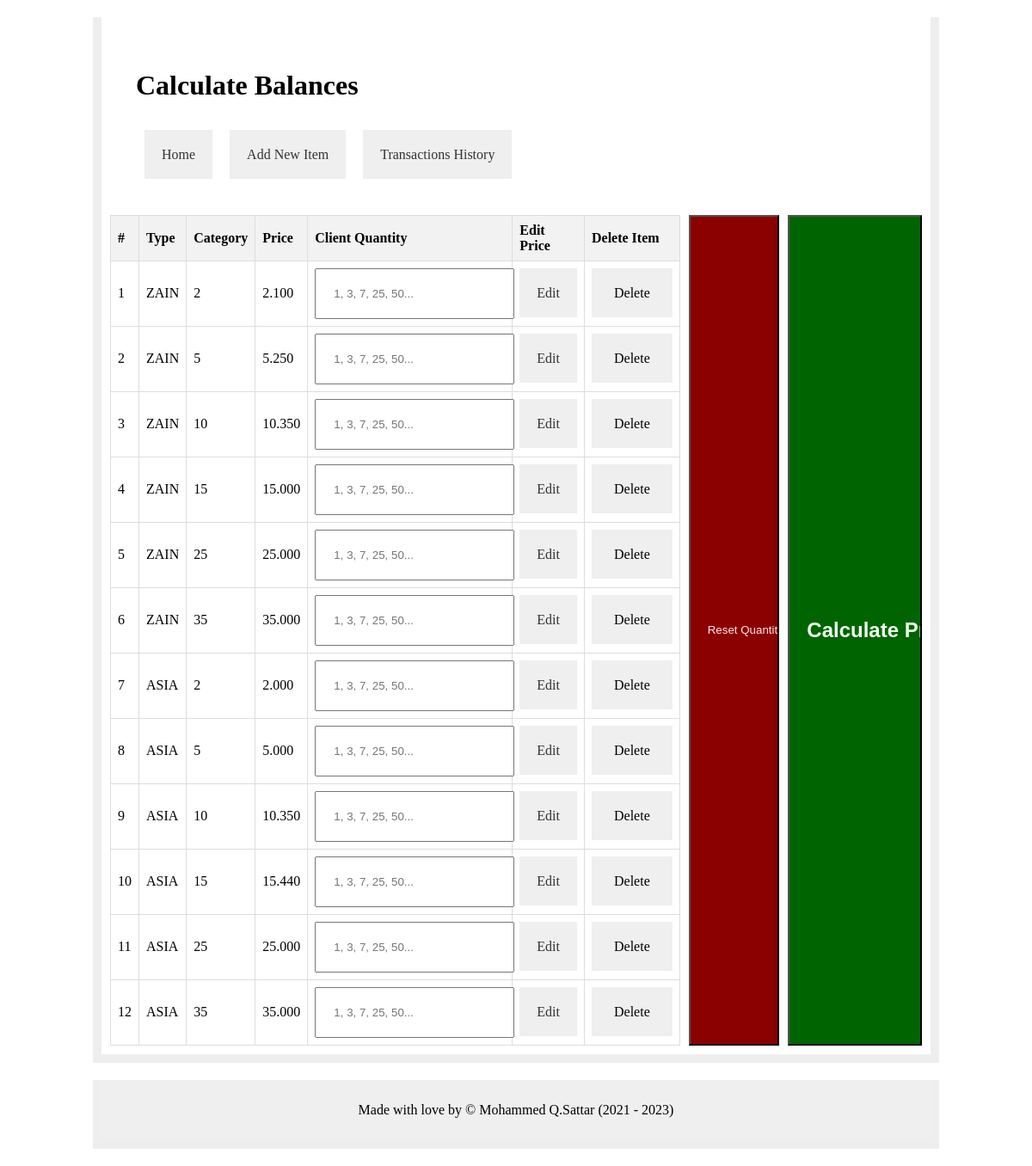
The page / on the database its author committed.
### tables this page shows
CREATE TABLE `balances` (
  `id` int(11) NOT NULL,
  `type` varchar(50) DEFAULT NULL,
  `category` int(11) DEFAULT NULL,
  `price` decimal(12,3) DEFAULT NULL,
  `publish_date` date NOT NULL DEFAULT current_timestamp()
);

### index.php (the view, shortened to what this page needs)
<?php
$title = "Calculate Balances";
include('header.php');
$db_server = "localhost";
$db_user = "root";
$db_pass = "";
$db_name = "balancecalc";
$conn = "";
try {
    $conn = mysqli_connect($db_server, $db_user, $db_pass, $db_name);
} catch (mysqli_sql_exception) {
    echo "Could not Connect to the database";
}
?>
<div class="container">
    <div class="sub-container">
        <h1><?php echo $title; ?></h1>
        <?php include('nav.php'); ?>
    </div>
    <form action="index.php" method="post">
        <div class='grid2'>
            <div class='grid2'>
                <?php
                $sql = "SELECT * FROM balances";
                $result = mysqli_query($conn, $sql);
                $counter = 0;
                if (mysqli_num_rows($result) > 0) {
                ?>
                    <table class="client-table">
                        <thead>
                            <tr>
                                <th>#</th>
                                <th>Type</th>
                                <th>Category</th>
                                <th>Price</th>
                                <th>Client Quantity</th>
                                <th>Edit Price</th>
                                <th>Delete Item</th>
                            </tr>
                        </thead>
                        <tbody>
                            <?php
                            while ($row = mysqli_fetch_assoc($result)) {
                                $counter++;
                            ?>
                                <tr>
                                    <td><?php echo $counter; ?></td>
                                    <td><?php echo $row['type']; ?></td>
                                    <td><?php echo $row['category']; ?></td>
                                    <td><?php echo $row['price']; ?></td>
                                    <td><input type="number" name="clientQuantity[<?php echo $row['id']; ?>]" placeholder="1, 3, 7, 25, 50..." value=""></td>
                                    <td><a href="edit_price.php?id=<?php echo $row['id']; ?>">Edit</a></td>
                                    <td>
                                        <form action="delete_entry.php" method="post">
                                            <a href="">
                                                <button type="submit" id="deleteBtn" name="delete">Delete</button>
                                            </a>
                                        </form>
                                    </td>
                                </tr>
                            <?php
                            }
                            ?>
                        </tbody>
                    </table>
                    <input type="reset" value="Reset Quantities" class="dark-lightred">
            </div>
            <input type="submit" name="calculatePrices" value="Calculate Prices" class="dark-lightgreen">
        <?php
                } else {
                    echo "<div class='sub-container fail'>No cards recorded yet.</div>";
                }
        ?>
        </div>
    </form>
</div>
<?php include('footer.php'); ?>

### header.php (shortened to what this page needs)
<!DOCTYPE html>
<html lang="en">
<head>
    <link rel="stylesheet" href="style.css">
</head>
<body>

### nav.php
<?php
include('./header.php'); ?>
<header>
    <ul class="flex">
        <li><a href="index.php">Home</a></li>
        <li><a href="add.php">Add New Item</a></li>
        <li><a href="dashboard.php">Transactions History</a></li>
    </ul>
</header>

### footer.php
<?php
$dateString = '2023-12-31';
$date = DateTime::createFromFormat('Y-m-d', $dateString);
$year = $date->format('Y');
?>
<footer class="container">
    <p>Made with love by &copy; Mohammed Q.Sattar (2021 - <?= $year ?>)</p>
</footer>
</body>
</html>

### style.css (style rules this page uses)
.container { border-left: 10px solid #eee; border-right: 10px solid #eee; border-bottom: 10px solid #eee; margin: 20px 100px; padding: 10px; }
.sub-container { margin: 20px; padding: 10px; }
.grid2 { display: grid; grid-template-columns: 5fr 1fr; gap: 10px; }
.flex { display: flex; flex-direction: row; }
.dark-lightgreen { background-color: #006400; color: #f0fff0; transition: background-color 0.3s, color 0.3s; }
.dark-lightred { background-color: #8b0000; color: #ffe6e6; transition: background-color 0.3s, color 0.3s; }
input { padding: 20px; min-width: 85%; }
input[type="submit"] { cursor: pointer; font-size: 24px; font-weight: bolder; }
ul { margin: 0; padding: 0; }
li { list-style-type: none; margin: 10px; padding: 21px 0; cursor: pointer; transition: all 0.5s linear; -webkit-transition: all 0.5s linear; -moz-transition: all 0.5s linear; -ms-transition: all 0.5s linear; -o-transition: all 0.5s linear; }
a { background-color: buttonface; color: #333; text-decoration: none; padding: 20px; }
footer { margin: 10px; padding: 10px; background-color: buttonface; text-align: center; font-family: Georgia, "Times New Roman", Times, serif; }
table.client-table { border-collapse: collapse; width: 100%; }
table.client-table th, table.client-table td { border: 1px solid #dddddd; text-align: left; padding: 8px; }
table.client-table th { background-color: #f2f2f2; }
#deleteBtn { border: none; font-size: 16px; font-family: "Times New Roman", Times, serif; }

### rows shown on the page
balances: type "ZAIN", category "2", price "2.100"
balances: type "ZAIN", category "5", price "5.250"
balances: type "ZAIN", category "10", price "10.350"
balances: type "ZAIN", category "15", price "15.000"
balances: type "ZAIN", category "25", price "25.000"
balances: type "ZAIN", category "35", price "35.000"
balances: type "ASIA", category "2", price "2.000"
balances: type "ASIA", category "5", price "5.000"
balances: type "ASIA", category "10", price "10.350"
balances: type "ASIA", category "15", price "15.440"
balances: type "ASIA", category "25", price "25.000"
balances: type "ASIA", category "35", price "35.000"

### other values the page prints
$title "Calculate Balances"
$year "2023"
